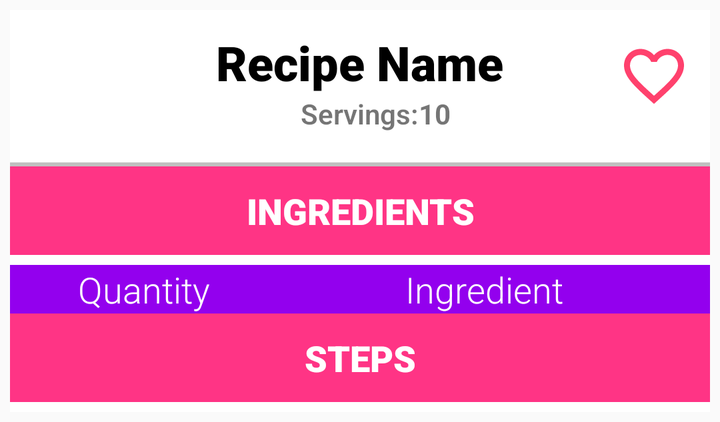
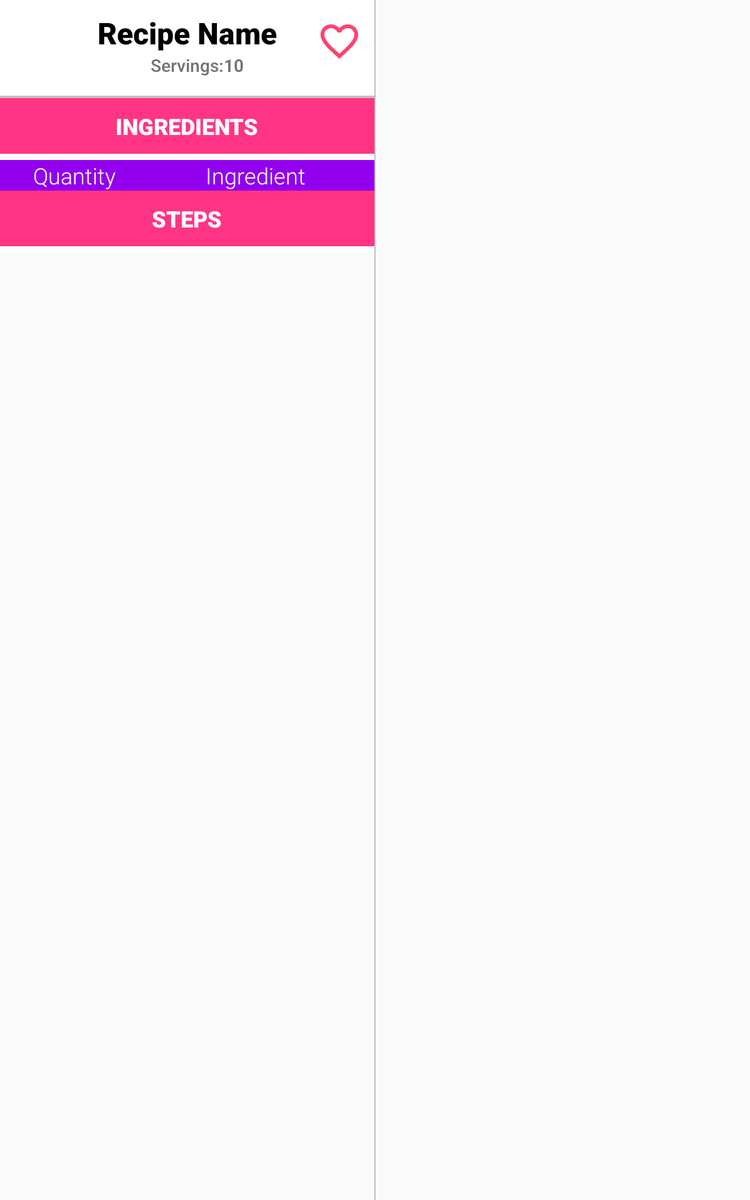

One screen, two layout resources from the same app: the default and the repository's alternative for another configuration. Each is rendered where Android would select it; the XML of both is given below.
<!-- AndroidManifest.xml: application theme AppTheme -->
<!-- res/layout/recipe_details.xml -->
<?xml version="1.0" encoding="utf-8"?>
<androidx.core.widget.NestedScrollView xmlns:android="http://schemas.android.com/apk/res/android"
  android:layout_width="wrap_content"
  android:layout_height="wrap_content"
  android:layout_margin="5dp">

  <LinearLayout
    android:id="@+id/childListXml"
    android:layout_width="match_parent"
    android:layout_height="wrap_content"
    android:background="#FFFFFF"
    android:orientation="vertical">

    <RelativeLayout
      android:layout_width="match_parent"
      android:layout_height="wrap_content"
      android:layout_marginTop="5dp"
      android:layout_marginBottom="15dp"
      android:background="#FFFFFF"
      android:orientation="horizontal">

      <TextView
        android:id="@+id/RecipeName"
        android:layout_width="wrap_content"
        android:layout_height="wrap_content"
        android:layout_centerHorizontal="true"
        android:layout_marginTop="5dp"
        android:fontFamily="sans-serif-black"
        android:text="@string/recipe_name"
        android:textAlignment="center"
        android:textAppearance="@style/TextAppearance.AppCompat.Large"
        android:textColor="#000000"
        android:textSize="24sp"
        android:typeface="sans" />

      <ToggleButton
        android:id="@+id/addToWidget"
        android:layout_width="36dp"
        android:layout_height="36dp"
        android:layout_alignParentEnd="true"
        android:layout_margin="10dp"
        android:background="@drawable/button_favorite"
        android:checked="false"
        android:text="@string/button"
        android:textOff=""
        android:textOn="" />


      <TextView
        android:id="@+id/servings"
        android:layout_width="wrap_content"
        android:layout_height="wrap_content"
        android:layout_below="@+id/RecipeName"
        android:layout_centerHorizontal="true"
        android:fontFamily="sans-serif-light"
        android:text="@string/servings"
        android:textAlignment="center"
        android:textStyle="bold" />

      <TextView
        android:id="@+id/serving"
        android:layout_width="wrap_content"
        android:layout_height="wrap_content"
        android:layout_below="@+id/RecipeName"
        android:layout_toEndOf="@id/servings"
        android:text="@string/_10"
        android:textSize="14sp"
        android:textStyle="bold" />


    </RelativeLayout>

    <View
      android:layout_width="match_parent"
      android:layout_height="2dp"
      android:background="#c0c0c0" />

    <TextView
      android:layout_width="match_parent"
      android:layout_height="wrap_content"
      android:layout_marginBottom="5dp"
      android:background="#ff3485"
      android:fontFamily="sans-serif-black"
      android:padding="10dp"
      android:text="@string/ingredients"
      android:textAlignment="center"
      android:textAppearance="@style/TextAppearance.AppCompat.Large"
      android:textColor="#FFFFFF"
      android:textSize="18sp"
      android:typeface="sans" />


    <LinearLayout
      android:layout_width="match_parent"
      android:layout_height="wrap_content"
      android:background="#9300ee"
      android:orientation="horizontal"
      android:paddingLeft="5dp"
      android:paddingRight="5dp">
      <TextView
        android:layout_width="wrap_content"
        android:layout_height="wrap_content"
        android:layout_weight="0.3"
        android:fontFamily="sans-serif-light"
        android:text="@string/quantity"
        android:textAlignment="center"
        android:textColor="#FFFFFF"
        android:textSize="18sp" />
      <TextView
        android:layout_width="wrap_content"
        android:layout_height="wrap_content"
        android:layout_weight="0.7"
        android:fontFamily="sans-serif-light"
        android:text="@string/ingredient"
        android:textAlignment="center"
        android:textColor="#FFFFFF"
        android:textSize="18sp" />
    </LinearLayout>


    <androidx.recyclerview.widget.RecyclerView
      android:id="@+id/ingredients_recycler_view"
      android:layout_width="match_parent"
      android:layout_height="wrap_content"
      android:nestedScrollingEnabled="false"
      android:scrollbars="vertical" />

    <TextView
      android:layout_width="match_parent"
      android:layout_height="wrap_content"
      android:layout_marginBottom="5dp"
      android:background="#ff3485"
      android:fontFamily="sans-serif-black"
      android:padding="10dp"
      android:text="@string/steps"
      android:textAlignment="center"
      android:textAppearance="@style/TextAppearance.AppCompat.Large"
      android:textColor="#FFFFFF"
      android:textSize="18sp"
      android:typeface="sans" />

    <androidx.recyclerview.widget.RecyclerView
      android:id="@+id/steps_recycler_view"
      android:layout_width="match_parent"
      android:layout_height="wrap_content"
      android:nestedScrollingEnabled="false"
      android:scrollbars="vertical" />


  </LinearLayout>
</androidx.core.widget.NestedScrollView>
<!-- resources referenced by this layout -->
<resources>
  <!-- drawable button_favorite (drawable) -->
  <?xml version="1.0" encoding="utf-8"?>
  <selector xmlns:android="http://schemas.android.com/apk/res/android">
    <item android:drawable = "@drawable/ic_favorite"
      android:state_checked="true"/>
    <item android:drawable="@drawable/ic_favorite_border"
      android:state_checked="false"/>
  </selector>
  <string name="_10">10</string>
  <string name="button">Button</string>
  <string name="ingredient">Ingredient</string>
  <string name="ingredients">INGREDIENTS</string>
  <string name="quantity">Quantity</string>
  <string name="recipe_name">Recipe Name</string>
  <string name="servings">Servings: </string>
  <string name="steps">STEPS</string>
  <style name="AppTheme" parent="Theme.AppCompat.Light.DarkActionBar">
      
      <item name="colorPrimary">@color/colorPrimary</item>
      <item name="colorPrimaryDark">@color/colorPrimaryDark</item>
      <item name="colorAccent">@color/colorAccent</item>
    </style>
  <!-- drawable ic_favorite (drawable) -->
  <vector xmlns:android="http://schemas.android.com/apk/res/android"
    android:width="24dp"
    android:height="24dp"
    android:viewportWidth="24.0"
    android:viewportHeight="24.0">
    <path
      android:fillColor="@color/pink_500"
      android:pathData="M12,21.35l-1.45,-1.32C5.4,15.36 2,12.28 2,8.5 2,5.42 4.42,3 7.5,3c1.74,0 3.41,0.81 4.5,2.09C13.09,3.81 14.76,3 16.5,3 19.58,3 22,5.42 22,8.5c0,3.78 -3.4,6.86 -8.55,11.54L12,21.35z"/>
  </vector>
  <!-- drawable ic_favorite_border (drawable) -->
  <vector xmlns:android="http://schemas.android.com/apk/res/android"
    android:width="24dp"
    android:height="24dp"
    android:viewportWidth="24.0"
    android:viewportHeight="24.0">
    <path
      android:fillColor="@color/pink_500"
      android:pathData="M16.5,3c-1.74,0 -3.41,0.81 -4.5,2.09C10.91,3.81 9.24,3 7.5,3 4.42,3 2,5.42 2,8.5c0,3.78 3.4,6.86 8.55,11.54L12,21.35l1.45,-1.32C18.6,15.36 22,12.28 22,8.5 22,5.42 19.58,3 16.5,3zM12.1,18.55l-0.1,0.1 -0.1,-0.1C7.14,14.24 4,11.39 4,8.5 4,6.5 5.5,5 7.5,5c1.54,0 3.04,0.99 3.57,2.36h1.87C13.46,5.99 14.96,5 16.5,5c2,0 3.5,1.5 3.5,3.5 0,2.89 -3.14,5.74 -7.9,10.05z"/>
  </vector>
  <color name="colorPrimary">#9300ee</color>
  <color name="colorPrimaryDark">#9300ee</color>
  <color name="colorAccent">#D81B60</color>
  <color name="pink_500">#ff416d</color>
</resources>
<!-- res/layout-sw600dp/recipe_details.xml (the repository's variant of the layout above) -->
<!-- drawn on a 7-inch tablet held upright -->
<?xml version="1.0" encoding="utf-8"?>
<LinearLayout xmlns:android="http://schemas.android.com/apk/res/android"
  xmlns:tools="http://schemas.android.com/tools"
  android:layout_width="match_parent"
  android:layout_height="match_parent"
  android:orientation="horizontal">

  <FrameLayout

    android:id="@+id/childListXml"
    android:layout_width="0dp"
    android:layout_height="match_parent"
    android:layout_weight="5"
    tools:context=".MainActivity">

    <androidx.core.widget.NestedScrollView
      android:layout_width="match_parent"
      android:layout_height="wrap_content">

      <LinearLayout
        android:layout_width="match_parent"
        android:layout_height="wrap_content"
        android:background="#FFFFFF"
        android:orientation="vertical">

        <RelativeLayout
          android:layout_width="match_parent"
          android:layout_height="wrap_content"
          android:layout_marginTop="5dp"
          android:layout_marginBottom="15dp"
          android:background="#FFFFFF"
          android:orientation="horizontal">

          <TextView
            android:id="@+id/RecipeName"
            android:layout_width="wrap_content"
            android:layout_height="wrap_content"
            android:layout_centerHorizontal="true"
            android:layout_marginTop="5dp"
            android:fontFamily="sans-serif-black"
            android:text="@string/recipe_name"
            android:textAlignment="center"
            android:textAppearance="@style/TextAppearance.AppCompat.Large"
            android:textColor="#000000"
            android:textSize="24sp"
            android:typeface="sans" />

          <ToggleButton
            android:id="@+id/addToWidget"
            android:layout_width="36dp"
            android:layout_height="36dp"
            android:layout_alignParentEnd="true"
            android:layout_margin="10dp"
            android:background="@drawable/button_favorite"
            android:checked="false"
            android:text=""
            android:textOff=""
            android:textOn="" />


          <TextView
            android:id="@+id/servings"
            android:layout_width="wrap_content"
            android:layout_height="wrap_content"
            android:layout_below="@+id/RecipeName"
            android:layout_centerHorizontal="true"
            android:fontFamily="sans-serif-light"
            android:text="@string/servings"
            android:textAlignment="center"
            android:textStyle="bold" />

          <TextView
            android:id="@+id/serving"
            android:layout_width="wrap_content"
            android:layout_height="wrap_content"
            android:layout_below="@+id/RecipeName"
            android:layout_toEndOf="@id/servings"
            android:text="@string/_10"
            android:textSize="14sp"
            android:textStyle="bold" />


        </RelativeLayout>

        <View
          android:layout_width="match_parent"
          android:layout_height="2dp"
          android:background="#c0c0c0" />

        <TextView
          android:layout_width="match_parent"
          android:layout_height="wrap_content"
          android:layout_marginBottom="5dp"
          android:background="#ff3485"
          android:fontFamily="sans-serif-black"
          android:padding="10dp"
          android:text="@string/ingredients"
          android:textAlignment="center"
          android:textAppearance="@style/TextAppearance.AppCompat.Large"
          android:textColor="#FFFFFF"
          android:textSize="18sp"
          android:typeface="sans" />


        <LinearLayout
          android:layout_width="match_parent"
          android:layout_height="wrap_content"
          android:background="#9300ee"
          android:orientation="horizontal"
          android:paddingLeft="5dp"
          android:paddingRight="5dp">
          <TextView
            android:layout_width="wrap_content"
            android:layout_height="wrap_content"
            android:layout_weight="0.3"
            android:fontFamily="sans-serif-light"
            android:text="@string/quantity"
            android:textAlignment="center"
            android:textColor="#FFFFFF"
            android:textSize="18sp" />
          <TextView
            android:layout_width="wrap_content"
            android:layout_height="wrap_content"
            android:layout_weight="0.7"
            android:fontFamily="sans-serif-light"
            android:text="@string/ingredient"
            android:textAlignment="center"
            android:textColor="#FFFFFF"
            android:textSize="18sp" />
        </LinearLayout>


        <androidx.recyclerview.widget.RecyclerView
          android:id="@+id/ingredients_recycler_view"
          android:layout_width="match_parent"
          android:layout_height="wrap_content"
          android:nestedScrollingEnabled="false"
          android:scrollbars="vertical" />

        <TextView
          android:layout_width="match_parent"
          android:layout_height="wrap_content"
          android:layout_marginBottom="5dp"
          android:background="#ff3485"
          android:fontFamily="sans-serif-black"
          android:padding="10dp"
          android:text="@string/steps"
          android:textAlignment="center"
          android:textAppearance="@style/TextAppearance.AppCompat.Large"
          android:textColor="#FFFFFF"
          android:textSize="18sp"
          android:typeface="sans" />

        <androidx.recyclerview.widget.RecyclerView
          android:id="@+id/steps_recycler_view"
          android:layout_width="match_parent"
          android:layout_height="wrap_content"
          android:nestedScrollingEnabled="false"
          android:scrollbars="vertical" />


      </LinearLayout>
    </androidx.core.widget.NestedScrollView>

  </FrameLayout>

  <View
    android:layout_width="1dp"
    android:layout_height="match_parent"
    android:background="#c0c0c0" />

  <FrameLayout

    android:id="@+id/detailContainer"
    android:layout_width="0dp"
    android:layout_height="match_parent"
    android:layout_weight="5"
    tools:context=".MainActivity">

  </FrameLayout>


</LinearLayout>
<!-- resources referenced by the variant -->
<!-- as a 7-inch tablet held upright resolves them -->
<resources>
  <!-- drawable button_favorite (drawable) -->
  <?xml version="1.0" encoding="utf-8"?>
  <selector xmlns:android="http://schemas.android.com/apk/res/android">
    <item android:drawable = "@drawable/ic_favorite"
      android:state_checked="true"/>
    <item android:drawable="@drawable/ic_favorite_border"
      android:state_checked="false"/>
  </selector>
  <string name="_10">10</string>
  <string name="ingredient">Ingredient</string>
  <string name="ingredients">INGREDIENTS</string>
  <string name="quantity">Quantity</string>
  <string name="recipe_name">Recipe Name</string>
  <string name="servings">Servings: </string>
  <string name="steps">STEPS</string>
  <style name="AppTheme" parent="Theme.AppCompat.Light.DarkActionBar">
      
      <item name="colorPrimary">@color/colorPrimary</item>
      <item name="colorPrimaryDark">@color/colorPrimaryDark</item>
      <item name="colorAccent">@color/colorAccent</item>
    </style>
  <!-- drawable ic_favorite (drawable) -->
  <vector xmlns:android="http://schemas.android.com/apk/res/android"
    android:width="24dp"
    android:height="24dp"
    android:viewportWidth="24.0"
    android:viewportHeight="24.0">
    <path
      android:fillColor="@color/pink_500"
      android:pathData="M12,21.35l-1.45,-1.32C5.4,15.36 2,12.28 2,8.5 2,5.42 4.42,3 7.5,3c1.74,0 3.41,0.81 4.5,2.09C13.09,3.81 14.76,3 16.5,3 19.58,3 22,5.42 22,8.5c0,3.78 -3.4,6.86 -8.55,11.54L12,21.35z"/>
  </vector>
  <!-- drawable ic_favorite_border (drawable) -->
  <vector xmlns:android="http://schemas.android.com/apk/res/android"
    android:width="24dp"
    android:height="24dp"
    android:viewportWidth="24.0"
    android:viewportHeight="24.0">
    <path
      android:fillColor="@color/pink_500"
      android:pathData="M16.5,3c-1.74,0 -3.41,0.81 -4.5,2.09C10.91,3.81 9.24,3 7.5,3 4.42,3 2,5.42 2,8.5c0,3.78 3.4,6.86 8.55,11.54L12,21.35l1.45,-1.32C18.6,15.36 22,12.28 22,8.5 22,5.42 19.58,3 16.5,3zM12.1,18.55l-0.1,0.1 -0.1,-0.1C7.14,14.24 4,11.39 4,8.5 4,6.5 5.5,5 7.5,5c1.54,0 3.04,0.99 3.57,2.36h1.87C13.46,5.99 14.96,5 16.5,5c2,0 3.5,1.5 3.5,3.5 0,2.89 -3.14,5.74 -7.9,10.05z"/>
  </vector>
  <color name="colorPrimary">#9300ee</color>
  <color name="colorPrimaryDark">#9300ee</color>
  <color name="colorAccent">#D81B60</color>
  <color name="pink_500">#ff416d</color>
</resources>
